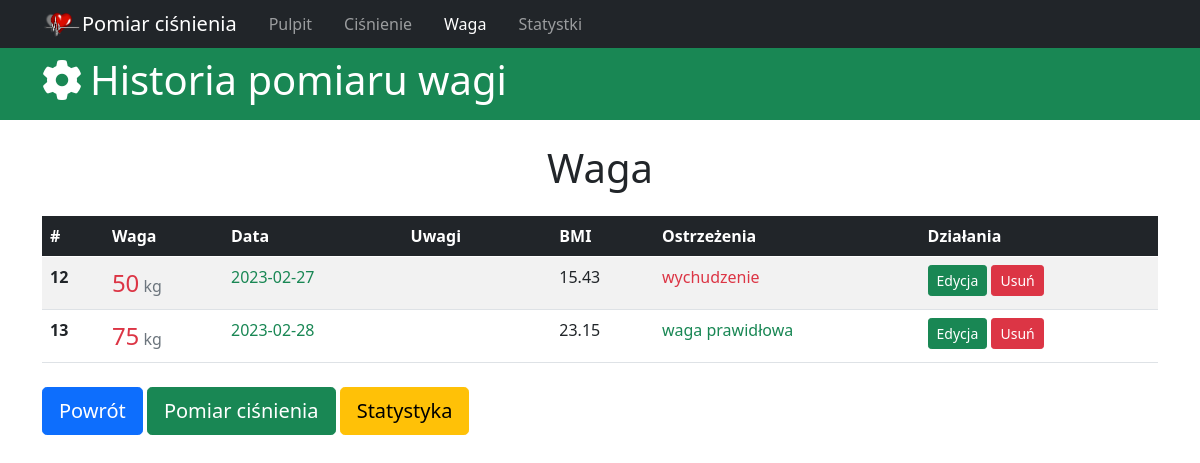
Page /weight_history on the earlier database version.
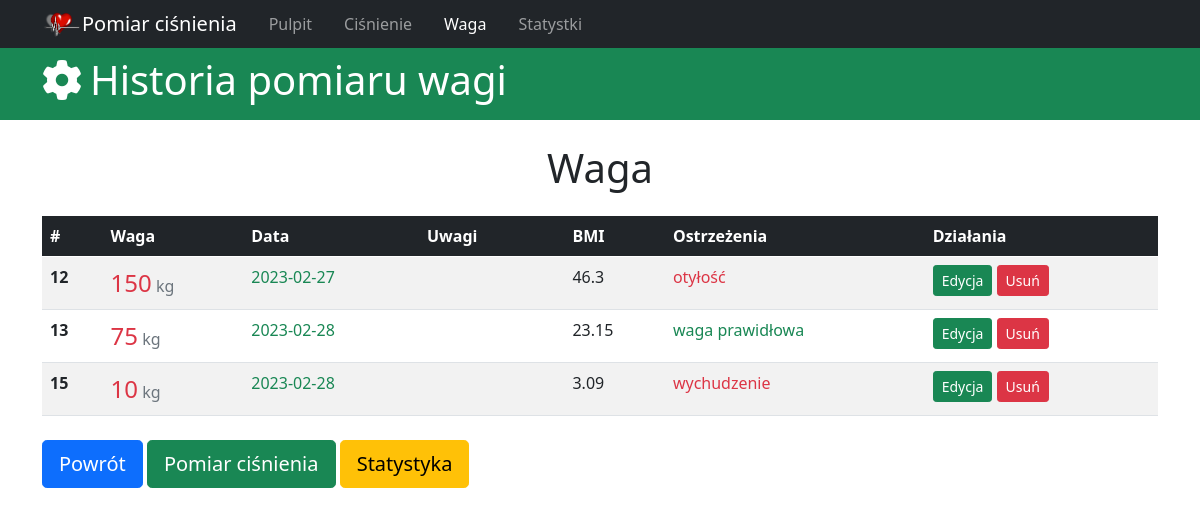
Same page on the later database version.
### tables this page shows
CREATE TABLE weights
(
id integer PRIMARY KEY AUTOINCREMENT,
weight int,
date_of_weight DATE,
comments text
, time_of_day text);

### app.py (the view)
@app.route('/weight_history')
def weight_history():
  db = get_db()
  sql_command = 'SELECT id, weight, date_of_weight, comments, round((weight/(1.8*1.8)),2) AS BMI FROM weights;'
  cur = db.execute(sql_command)
  weights = cur.fetchall()
  db.commit()
  return render_template('waga.html', active_menu='weight_history', weights=weights)

### app.py (called while the page is built)
def get_db():
  if not hasattr(g, 'sqlite_db'):
    conn = sqlite3.connect(app_info['db_file'])
    conn.row_factory = sqlite3.Row
    g.sqlite_db = conn
  return g.sqlite_db

### templates/waga.html (shortened to what this page needs)
{% extends 'base.html' %} {% block content %}
<header>
  <div id="main-header" class="py-2 bg-success text-white">
    <div class="container">
      <div class="row">
        <div class="col-md-6">
          <h1><i class="fas fa-cog pe-2"></i>Historia pomiaru wagi</h1>
        </div>
      </div>
    </div>
  </div>
</header>
<div class="container">
  <h1 class="text-center mt-4">Waga</h1>
  <table class="table table-striped table-hover mt-4">
    <thead class="table-dark">
      <tr>
        <th scope="col">#</th>
        <th scope="col">Waga</th>
        <th scope="col">Data</th>
        <th scope="col">Uwagi</th>
        <th scope="col"></th>
        <th scope="col">BMI</th>
        <th scope="col">Ostrzeżenia</th>
        <th scope="col">Działania</th>
      </tr>
    </thead>
    <tbody>
      {% for weight in weights %}
      <tr>
        <th scope="row">{{weight.id}}</th>
        <td>
          <span class="fs-4 text-danger">{{weight.weight}}</span>
          <span class="text-muted">kg</span>
        </td>
        <td>
          <span class="text-success">{{weight.date_of_weight}}</span>
        </td>
        <td>{{weight.comments}}</td>
        <td>
        </td>
        <td>{{weight.bmi}}</td>
        {% if weight.bmi <= 16.99 %}
        <td class="text-danger">wychudzenie</td>
        {% elif weight.bmi >= 17 and weight.bmi <= 18.49 %}
        <td class="text-warning">niedowaga</td>
        {% elif weight.bmi >= 18.5 and weight.bmi <= 24.99 %}
        <td class="text-success">waga prawidłowa</td>
        {% elif weight.bmi >= 25 and weight.bmi <= 29.9 %}
        <td class="text-warning">nadwaga</td>
        {% elif weight.bmi >= 30 and weight.bmi <= 34.99 %}
        <td class="text-danger">I stopień otyłości</td>
        {% else %}
        <td class="text-danger">otyłość</td>
        {% endif %}
        <td>
          <a
            href="{{url_for('edit_weight', weight_id=weight.id)}}"
            class="btn btn-success btn-sm"
            >Edycja</a
          >
          <a
            type="button"
            class="btn btn-danger btn-sm delete-confirm"
            data-bs-toggle="modal"
            data-bs-target="#confirmDeleteModal"
            data-desc="{{'Czy usunąć wagę {} z dnia {}?'.format(weight.weight, weight.date_of_weight)}}"
            data-url="{{url_for('delete_weight', weight_id=weight.id)}}"
          >
            Usuń
          </a>
        </td>
      </tr>
      {% endfor %}
    </tbody>
  </table>
  <div class="row">
    <div class="col-sm">
      <a href="{{url_for('index')}}" class="btn btn-primary btn-lg mt-2"
        >Powrót</a
      >
      <a
        href="{{url_for('pressure_history')}}"
        class="btn btn-success btn-lg mt-2"
        >Pomiar ciśnienia</a
      >
      <a href="#" class="btn btn-warning btn-lg mt-2">Statystyka</a>
    </div>
  </div>
</div>
{% endblock %}

Differences in the rows shown:
changed weights id 12: weight "50" → "150"; bmi "15.43" → "46.3"; text "wychudzenie" → "otyłość"
added weights: id "15", weight "10", date_of_weight "2023-02-28", bmi "3.09", shows "wychudzenie"
